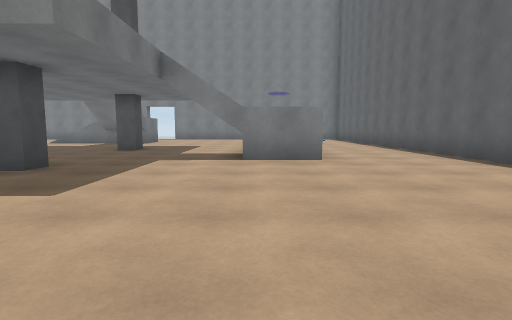
View 1 (above)

16 first-person views from a walk through a scene from a Unity 3-D project. The camera is 1.2 m above the floor, tilts 6° down and sees 80° across. The floor is counted in squares, 2 m on a side. Each view is taken from the middle of a square. On the plan, view 1 faces up. The plan holds only what a view shows up to about 9 squares ahead; the rest is blank. The place goes on beyond the plan.

View 2
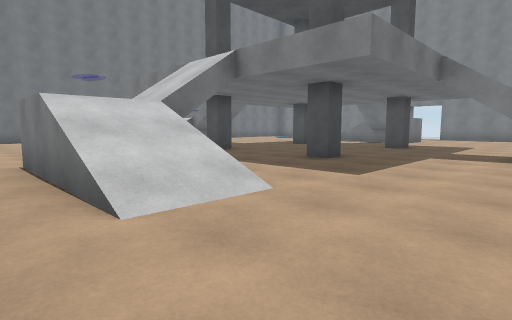

View 3
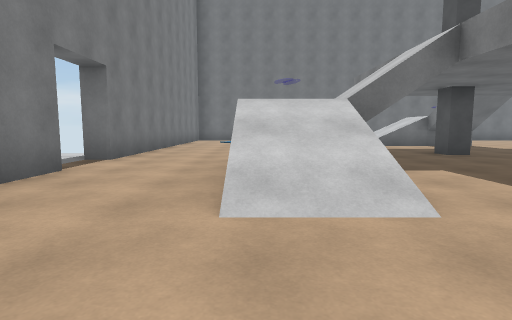

View 4
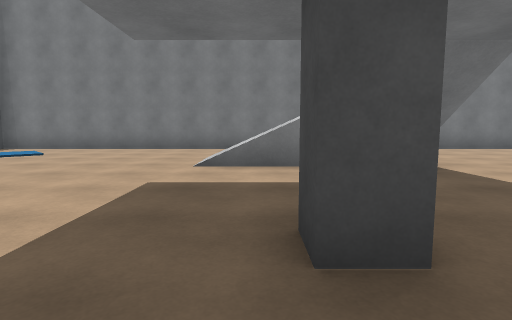

View 5
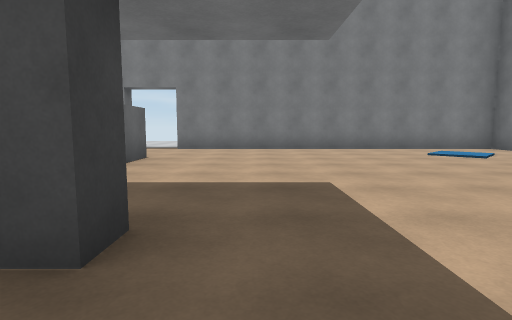

View 6
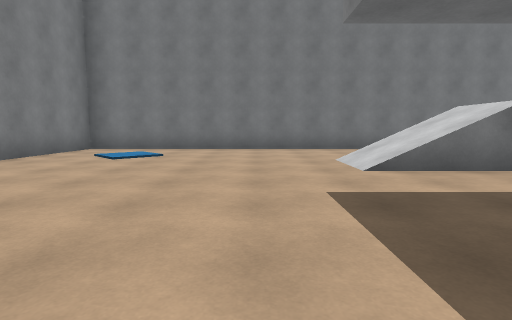

View 7
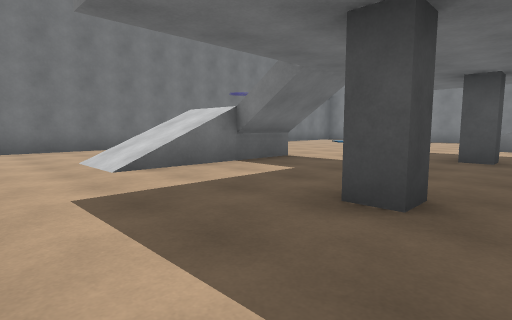

View 8
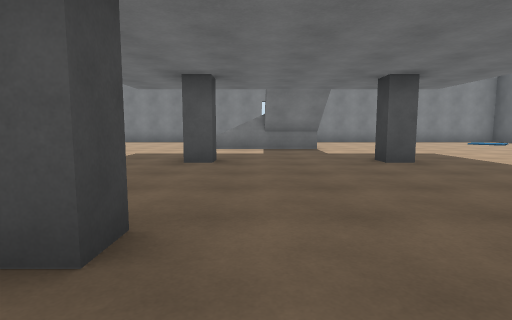

View 9
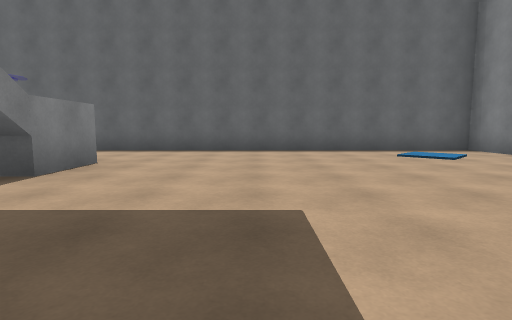

View 10
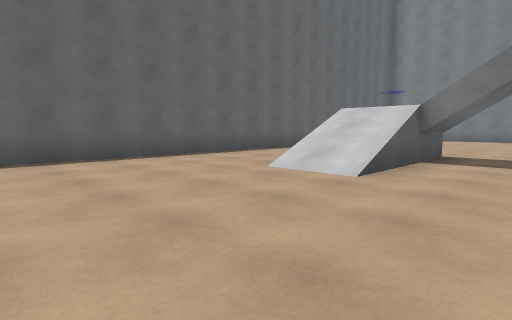

View 11
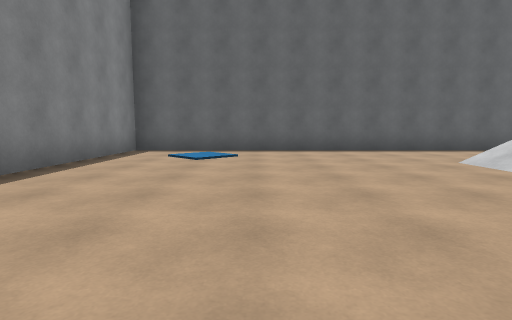

View 12
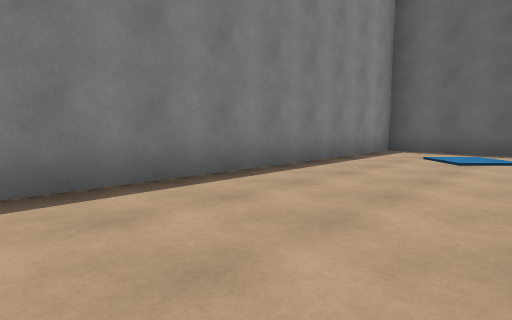

View 13
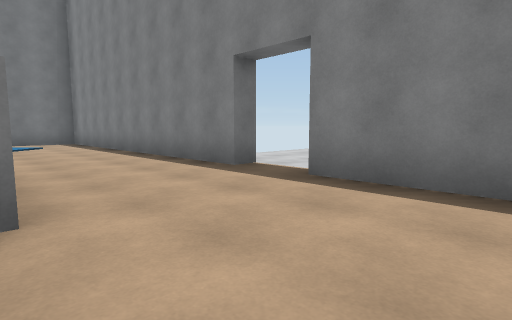

View 14
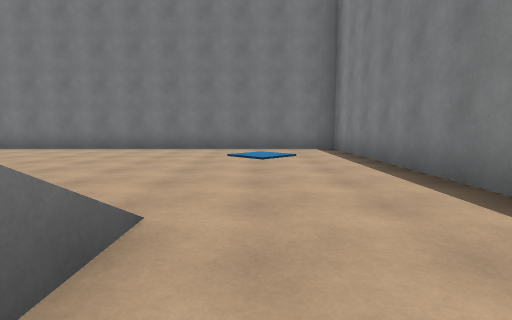

View 15
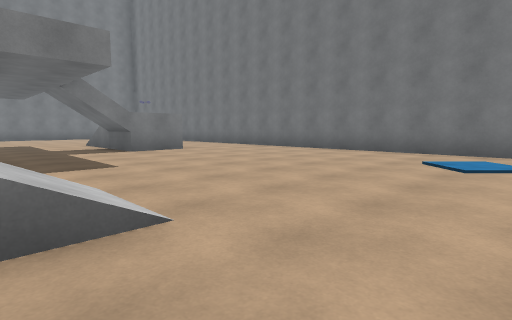

View 16
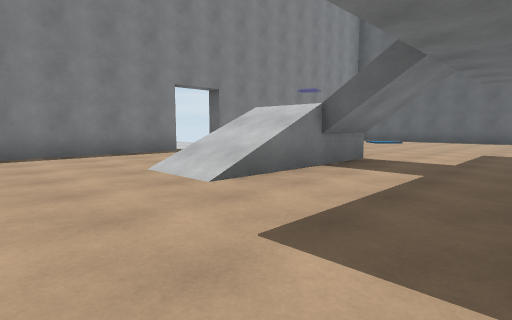

### Floor plan
Key: @ floor where view 1 was taken; # wall or solid block; . main floor; : floor 2 m higher than the main floor; / step, stairs or slope; = window, fence, low wall or low ledge.
Columns run from 15 left of view 1 to 5 right of it. Each row starts with its distance up from view 1.
 19         ..
 18         ...
 17 ##########.##########
 16 #...................#
 15 #...................#
 14 #...................#
 13 #......///=.........#
 12 #......///:.........#
 11 #........./.........#
 10 #...................#
  9 #.......#..#...//...#
  8 #..............//...#
  7 #.  =//......./::...#
  6 #  .://......./::...#
  5 #. ./...#..#........#
  4 #.../...............#
  3 #...................#
  2 #........./.........#
  1 #.........:///......#
  0 #.........=///.@....#
 -1 #...................#
 -2 #...................#
 -3 ##########.##########
 -4         ..

Positions as (right, up) in squares from view 1, and headings:
1: (0, 0), facing up
2: (0, -1), facing up-left
3: (0, 0), facing left
4: (-3, 6), facing down
5: (-8, 6), facing down
6: (-6, 2), facing left
7: (-6, 2), facing up-left
8: (-6, 3), facing up
9: (-4, 3), facing right
10: (-2, 13), facing down-right
11: (-4, 13), facing right
12: (-4, 13), facing up-right
13: (-2, 13), facing up-left
14: (-6, 14), facing left
15: (-7, 15), facing down-left
16: (-10, 9), facing up-right
